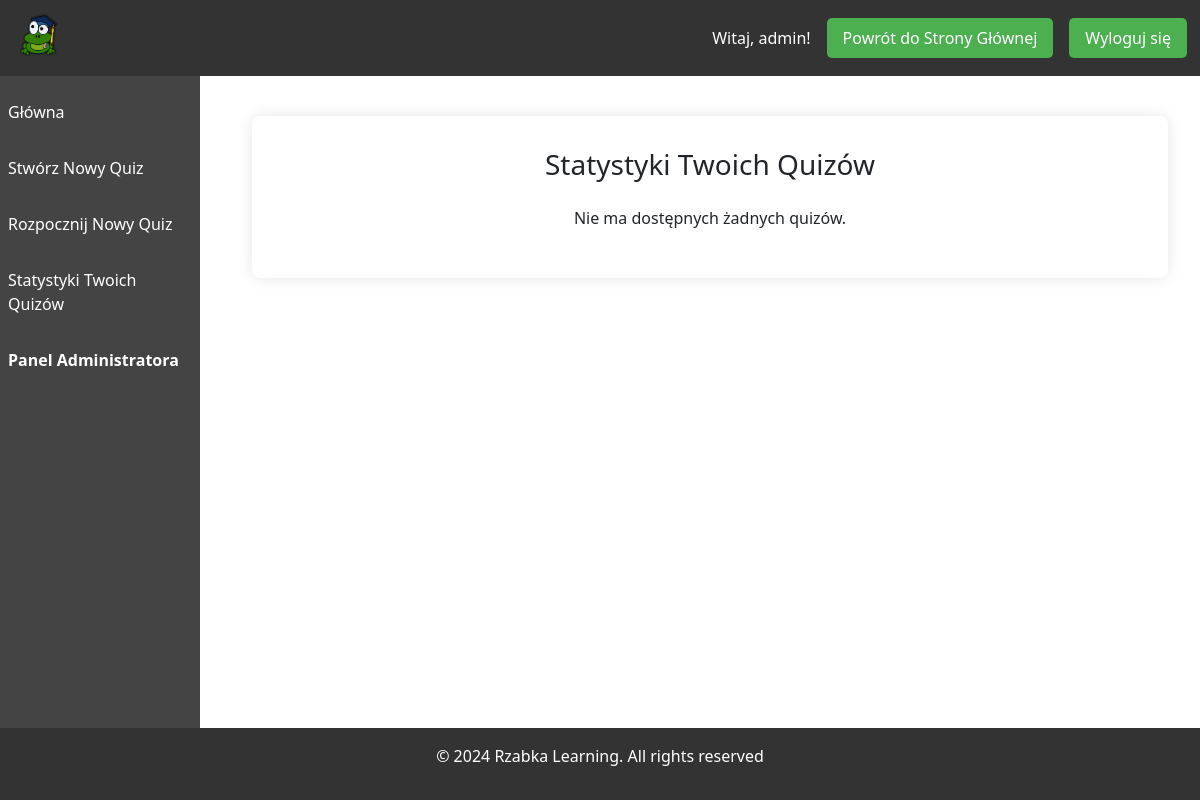
/quiz/stats/ (signed in), run on an earlier commit of the app's database.
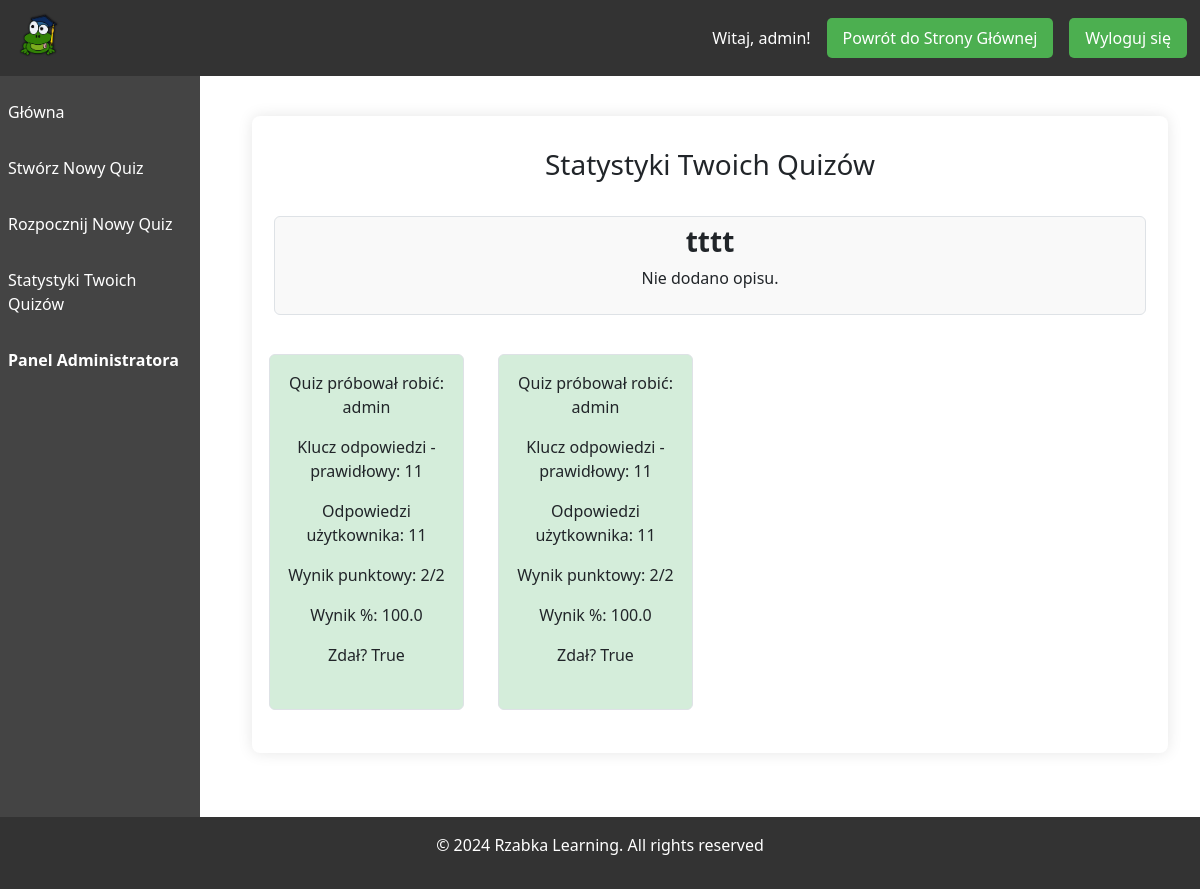
And on a later commit of the database.
### quizAPP/models.py (models this page shows, shortened)
class Quiz(models.Model):
    title = models.CharField(max_length=200)
    description = models.TextField(blank=True, null=True)
    created_by = models.ForeignKey(User, on_delete=models.PROTECT, related_name='quizzes')

### testsAPP/models.py (models this page shows, shortened)
class TestAttempt(models.Model):
    taken_by = models.ForeignKey(User, on_delete=models.PROTECT, blank=True, null=True)
    taken_by_name = models.CharField(max_length=200)
    quiz = models.ForeignKey(Quiz, on_delete=models.CASCADE)
    correct_key = models.CharField(max_length=200)  #this will be a string of corrent answers, for example '14124341312'
    given_key = models.CharField(max_length=200)    #this will be a string of answers given by the user, for example '123141323'
    score_out_of = models.CharField(max_length=200)      # 'recieved/max'
    score_percent = models.FloatField(max_length=200)   #what score did the user get
    passed = models.BooleanField()                  #did he pass?
    def process(self):
        max = len(list(self.correct_key))
        got = 0
        for i in range(max):
            if self.correct_key[i] == self.given_key[i]:
                got += 1
        self.score_out_of = f'{got}/{max}'
        self.score_percent = (got / max) * 100
        self.passed = True if self.score_percent >= 50 else False
    def __init__(self, *args, **kwargs):
        super().__init__(*args, **kwargs)   #calling the constructor of parent class first
        try:
            self.process()
        except Exception as e:
            pass

### quizAPP/views.py (the view)
# urls.py: path('stats/', views.stats, name="stats")
def stats(request):
    quiz_list = Quiz.objects.all().filter(created_by = request.user)
    attempts = {}
    attemptcount = 0
    query = TestAttempt.objects.all().filter(quiz__in = quiz_list)
    for quiz in quiz_list:
        attempts[quiz.id] = [att for att in query if att.quiz == quiz]
        logger.error(f'------------WAS ATTEMPTED? VAL OF ATT: {attempts[quiz.id]}')
    logger.error(f'--------------------attempts total = {len(attempts)}\n')
    return render(request, "quiz/quizstats.html",{'quizzes': quiz_list, 'tests' : attempts})

### templates/quiz/quizstats.html (shortened to what this page needs)
{% extends "quiz_base.html" %}
{% block content %}
<div class="container mt-4">
    <h3 class="text-center mb-4">Statystyki Twoich Quizów</h3>
    {% if quizzes %}
        {% for quiz in quizzes %}
            <div class="d-flex justify-content-center mb-4">
                <div class="quiz-option p-2 border rounded" style="width: 60%;">
                    <h3><b>{{ quiz.title }}</b></h3>
                    <p>{{ quiz.description }}</p>
                </div>
            </div>
            <div class="row">
                {% for key, value in tests.items %}
                    {% if key == quiz.id and value %}
                        {% for attempt in value %}
                            <div class="col-lg-3 col-md-4 col-sm-6 mb-3">
                                <div class="quiz-stat p-3 border rounded h-100" style="{% if attempt.passed == True %}background-color: #d4edda;{% elif attempt.passed == False %}background-color: #f8d7da;{% endif %}">
                                    <p>Quiz próbował robić: {{ attempt.taken_by }}</p>
                                    <p>Klucz odpowiedzi - prawidłowy: {{ attempt.correct_key }}</p>
                                    <p>Odpowiedzi użytkownika: {{ attempt.given_key }}</p>
                                    <p>Wynik punktowy: {{ attempt.score_out_of }}</p>
                                    <p>Wynik %: {{ attempt.score_percent }}</p>
                                    <p>Zdał? {{ attempt.passed }}</p>
                                </div>
                            </div>
                        {% endfor %}
                    {% endif %}
                {% endfor %}
            </div>
        {% endfor %}
    {% else %}
        <p class="text-center">Nie ma dostępnych żadnych quizów.</p>
    {% endif %}
</div>
{% endblock %}

### templates/quiz_base.html (shortened to what this page needs)
{% load static %}
<!DOCTYPE html>
<html lang="pl">
    <head>
        <link rel="stylesheet" href="{% static 'css/login.css' %}">
        <link href="https://cdn.jsdelivr.net/npm/bootstrap@5.3.3/dist/css/bootstrap.min.css" rel="stylesheet">
    </head>
    <body>
        <header style="padding: 13px">
            <div class="logo">
                <a href="{% url 'mainpage' %}">
                    <img src="{% static 'img/logo.png' %}" alt="Logo Rzabka">
                </a>
            </div>
            <div class="login">
                {% if user.is_authenticated %}
                    <span id="username-display">Witaj, {{ user.get_username }}!</span>
                    <a href="{% url 'mainpage' %}" id="logout-link">Powrót do Strony Głównej</a>
                    <a href="{% url 'logout' %}" id="logout-link">Wyloguj się</a>
                {% else %}
                    <span id="username-display">Jesteś niezalogowany.</span>
                    <a href="{% url 'mainpage' %}" id="logout-link">Powrót do Strony Głównej</a>
                {% endif %}
            </div>
        </header>
        <nav>
            <ul>
                {% if user.is_authenticated %}
                    <li><a href="{% url 'quizlist' %}">Główna</a></li>
                    <li><a href="{% url 'quizwizard' %}">Stwórz Nowy Quiz</a></li>
                    <li><a href="{% url 'testlist' %}">Rozpocznij Nowy Quiz</a></li>
                    <li><a href="{% url 'stats' %}">Statystyki Twoich Quizów</a></li>
                    <li><a href="{% url 'admin:index' %}"><b>Panel Administratora</b></a></li>
                {% else %}
                    <li><a href="{% url 'mainpage' %}">Strona Główna</a></li>
                {% endif %}
            </ul>
        </nav>
        <main>
            {% if user.is_authenticated %}
                {% block content %}{% endblock %}
            {% endif %}
        </main>
        <footer id="footer">
            <p>&copy; 2024 Rzabka Learning. All rights reserved</p>
        </footer>
    </body>
</html>

### static/css/login.css (style rules this page uses)
* { margin: 0; padding: 0; box-sizing: border-box; }
body { font-family: 'Segoe UI', Tahoma, Geneva, Verdana, sans-serif; background-color: #f4f4f4; padding-top: 60px; display: flex; flex-direction: column; min-height: 100vh; }
.container { background-color: #fff; padding: 2em; border-radius: 8px; box-shadow: 0 0 15px rgba(0, 0, 0, 0.1); max-width: 800px; margin: 2em auto; }
header { display: flex; justify-content: space-between; align-items: center; background-color: #333; color: #fff; padding: 13px; position: fixed; top: 0; width: 100%; z-index: 1000; }
header .logo img { height: 50px; }
header .login { display: flex; align-items: center; }
header .login a { color: #fff; text-decoration: none; background-color: #4CAF50; padding: 0.5em 1em; border-radius: 5px; margin-left: 1em; }
nav { width: 200px; position: fixed; top: 60px; left: 0; background-color: #444; height: 100%; padding-top: 1em; }
nav ul { list-style: none; padding: 0; }
nav ul li { margin: 1em 0; }
nav ul li a { color: #fff; text-decoration: none; padding: 0.5em; display: block; }
main { flex: 1; margin-left: 220px; padding: 2em; }
footer { background-color: #333; color: #fff; text-align: center; padding: 1em; position: relative !important; bottom: 0; width: 100%; margin-top: auto; }
.quiz-option { padding: 20px; background-color: #f9f9f9; border: 1px solid #ccc; border-radius: 5px; text-align: center; flex: 1; margin: 10px; float: left; transition: background-color 0.3s ease, box-shadow 0.3s ease; }
.quiz-stat { padding: 20px; background-color: #f9f9f9; border: 1 solid #ccc; border-radius: 3px; text-align: center; flex: 1; margin: 5px; float: left; transition: background-color 0.3s ease, box-shadow 0.3s ease; }

What changed in the data, as far as the page shows it:
added Quiz: title "tttt", description "Nie dodano opisu."
added TestAttempt: taken_by "admin", correct_key "11", given_key "11", score_out_of "2/2", score_percent "100.0", passed "True"
added TestAttempt: taken_by "admin", correct_key "11", given_key "11", score_out_of "2/2", score_percent "100.0", passed "True"
Also different on the page:
text no longer shown: "Nie ma dostępnych żadnych quizów."
